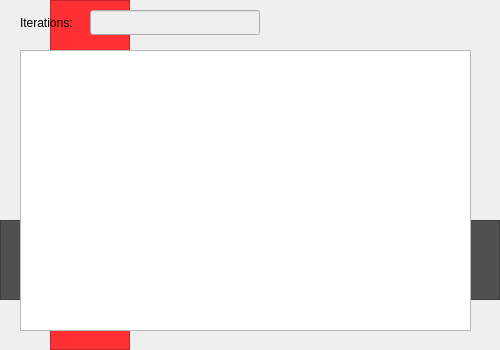
<?xml version="1.0" encoding="UTF-8"?>
<ui version="4.0">
 <class>steps_window</class>
 <widget class="QWidget" name="steps_window">
  <property name="geometry">
   <rect>
    <x>0</x>
    <y>0</y>
    <width>500</width>
    <height>350</height>
   </rect>
  </property>
  <property name="windowTitle">
   <string>Steps</string>
  </property>
  <property name="windowIcon">
   <iconset>
    <normaloff>icons8_Analyze_50px.png</normaloff>icons8_Analyze_50px.png</iconset>
  </property>
  <widget class="QTreeView" name="steps_tree_view">
   <property name="geometry">
    <rect>
     <x>20</x>
     <y>50</y>
     <width>451</width>
     <height>281</height>
    </rect>
   </property>
  </widget>
  <widget class="QLabel" name="label">
   <property name="geometry">
    <rect>
     <x>20</x>
     <y>10</y>
     <width>61</width>
     <height>25</height>
    </rect>
   </property>
   <property name="text">
    <string>Iterations:</string>
   </property>
  </widget>
  <widget class="QLineEdit" name="iterations_text">
   <property name="enabled">
    <bool>false</bool>
   </property>
   <property name="geometry">
    <rect>
     <x>90</x>
     <y>10</y>
     <width>170</width>
     <height>25</height>
    </rect>
   </property>
  </widget>
  <widget class="QFrame" name="frame">
   <property name="geometry">
    <rect>
     <x>50</x>
     <y>0</y>
     <width>80</width>
     <height>350</height>
    </rect>
   </property>
   <property name="styleSheet">
    <string notr="true">background-color:rgb(255, 48, 51);</string>
   </property>
   <property name="frameShape">
    <enum>QFrame::StyledPanel</enum>
   </property>
   <property name="frameShadow">
    <enum>QFrame::Raised</enum>
   </property>
  </widget>
  <widget class="QFrame" name="frame_2">
   <property name="geometry">
    <rect>
     <x>0</x>
     <y>220</y>
     <width>500</width>
     <height>80</height>
    </rect>
   </property>
   <property name="styleSheet">
    <string notr="true">background-color:rgb(81, 80, 80);</string>
   </property>
   <property name="frameShape">
    <enum>QFrame::StyledPanel</enum>
   </property>
   <property name="frameShadow">
    <enum>QFrame::Raised</enum>
   </property>
  </widget>
  <zorder>frame_2</zorder>
  <zorder>frame</zorder>
  <zorder>steps_tree_view</zorder>
  <zorder>label</zorder>
  <zorder>iterations_text</zorder>
 </widget>
 <resources/>
 <connections/>
</ui>
